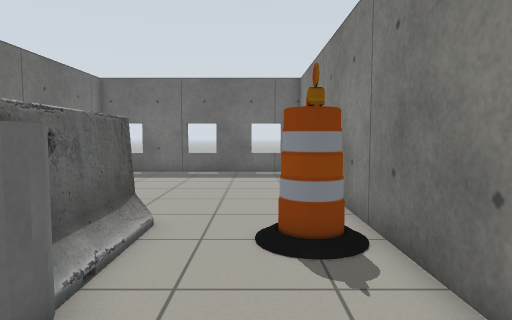
view 1 (above)

19 first-person views from a walk through a world built for the Gazebo simulator. The camera is 0.94 m above the floor, tilts 4° down and sees 75° across. The lines on the ground mark 1 m squares. The floor is counted in squares, 0.5 m on a side. Each view is taken from the middle of a square. On the plan, view 1 faces up. The plan holds only what a view shows up to about 17 squares ahead; the rest is blank. The robots in the file are not drawn. Simple patterns stand in for the simulator's built-in surfaces. Some surface patterns are stand-ins.

view 2
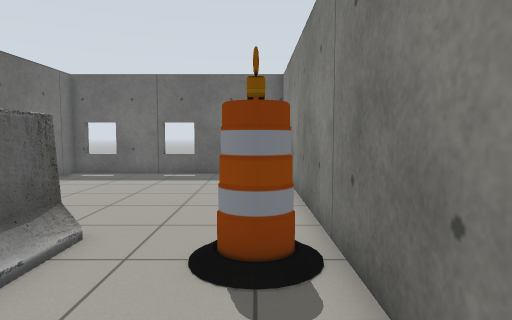

view 3
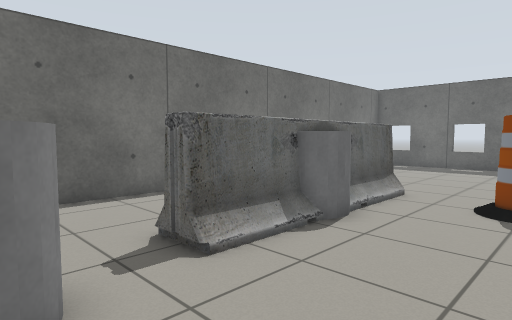

view 4
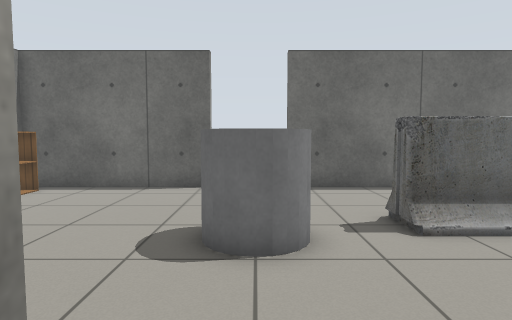

view 5
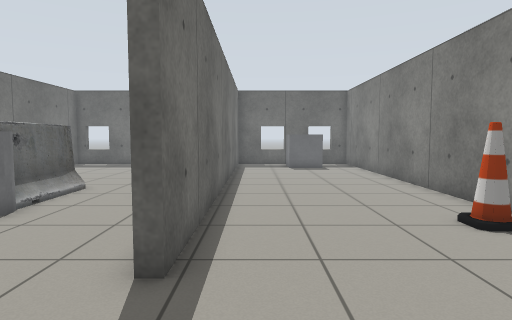

view 6
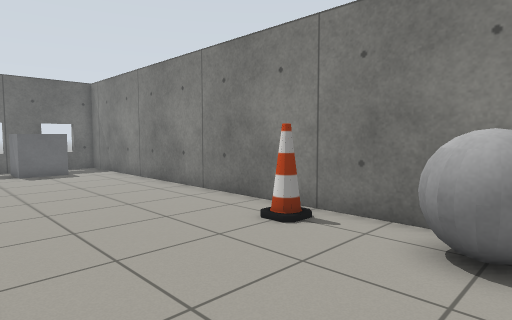

view 7
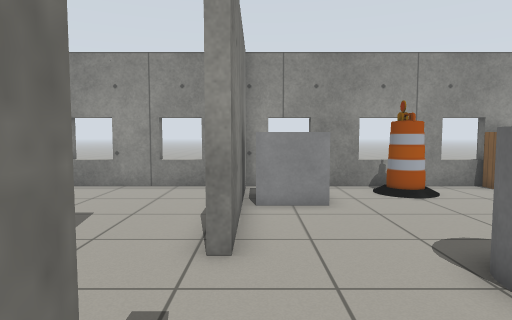

view 8
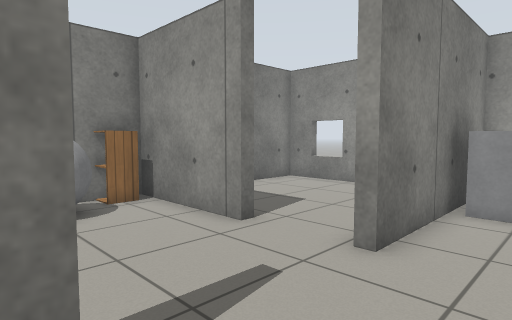

view 9
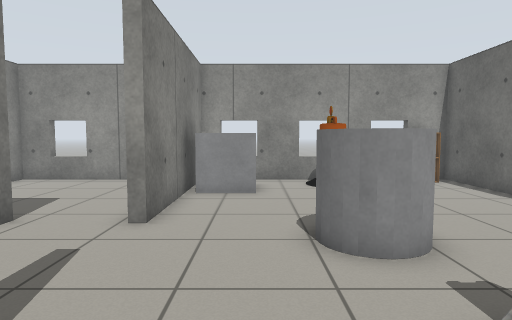

view 10
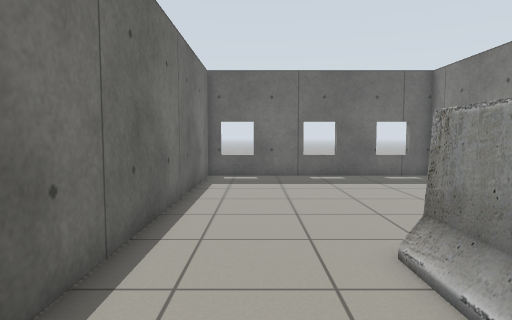

view 11
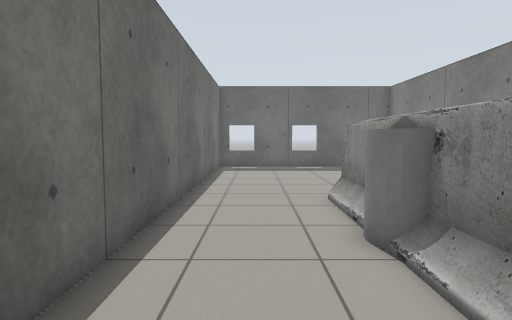

view 12
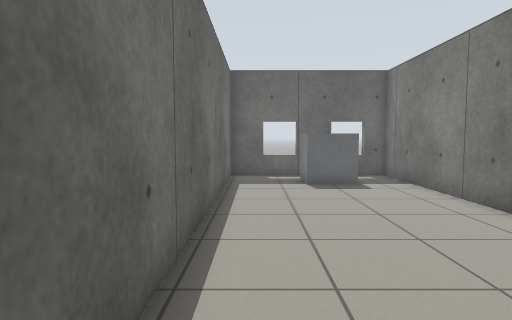

view 13
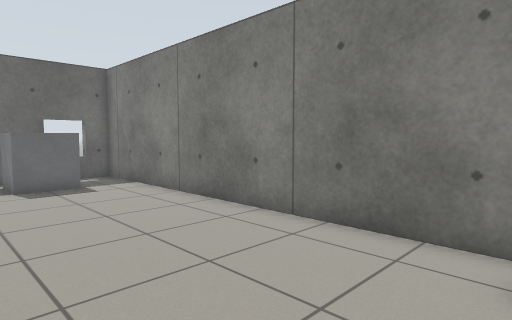

view 14
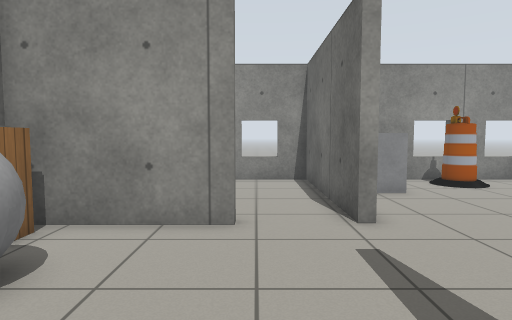

view 15
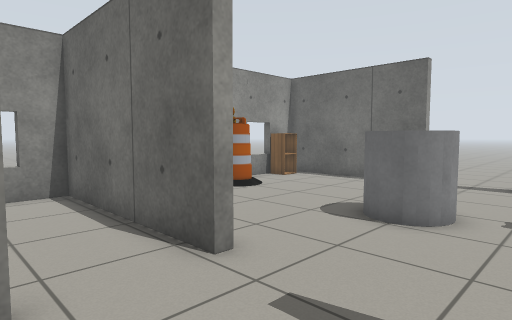

view 16
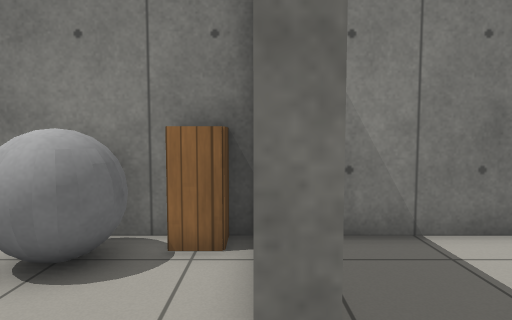

view 17
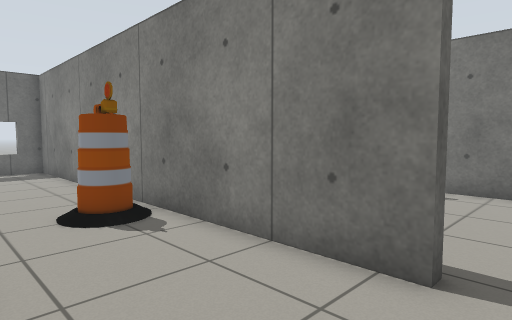

view 18
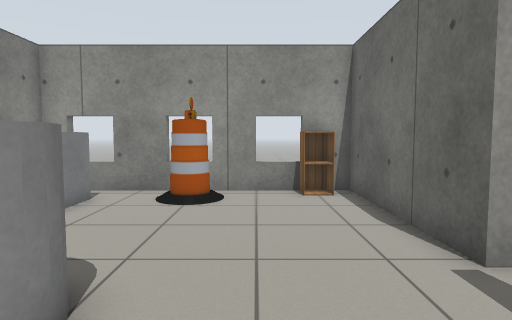

view 19
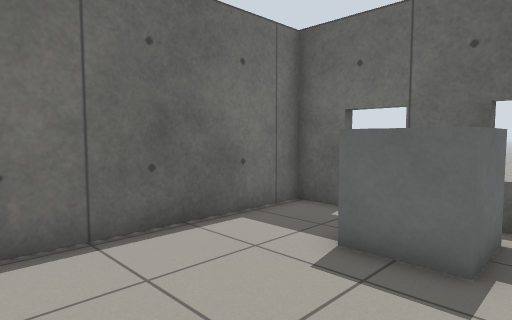

### Floor plan
Key: @ floor where view 1 was taken; # wall or solid block; . floor; = window, fence, low wall or low ledge; B barrier; A barrel; C grey cylinder; I cabinet; N cone; G grey box; R grey ball.
Columns run from 10 left of view 1 to 10 right of it. Each row starts with its distance up from view 1.
 18   #=###=###=###=##=##
 17   #..........#..G G.#
 16   #..........#..G G.#
 15   #..........#..GGG.#
 14   #..........#......#
 13   #..........#......#
 12   #..........#......#
 11   #..........#......#
 10   #..........#......#
  9   #..........#......#
  8   #..........#......#
  7   #....B.....#......#
  6   #....B...A.#......#
  5   #....B.....#......#
  4   #.... .....#......#
  3   #...C C....#......#
  2   #....C.....#.....N#
  1   #....B.....#......#
  0   #....B..@..#......#
 -1   #....B...........R#
 -2   #...............RR#
 -3 ........C..........R#
 -4 .......C C..........I
 -5 ........C.......#####
 -6  .#..........#......#
 -7   #..........#......#
 -8   #..........#......#
 -9   #.......GGG#......#
-10   #.......G G#......#
-11   #....A..G G#......#
-12   #I....... .#......#
-13   ##=##=###=###=##=##

Positions as (right, up) in squares from view 1, and headings:
1: (0, 0), facing up
2: (1, 1), facing up
3: (2, -4), facing up-left
4: (4, -4), facing left
5: (4, -5), facing up
6: (3, -3), facing up-right
7: (2, 0), facing down
8: (0, 0), facing down-right
9: (0, 2), facing down
10: (-6, 2), facing up
11: (-6, -3), facing up
12: (4, 2), facing up
13: (4, 2), facing up-right
14: (5, 2), facing down
15: (6, -1), facing down-left
16: (4, -5), facing right
17: (-2, -2), facing up-right
18: (-5, -1), facing down
19: (9, 10), facing up-left
